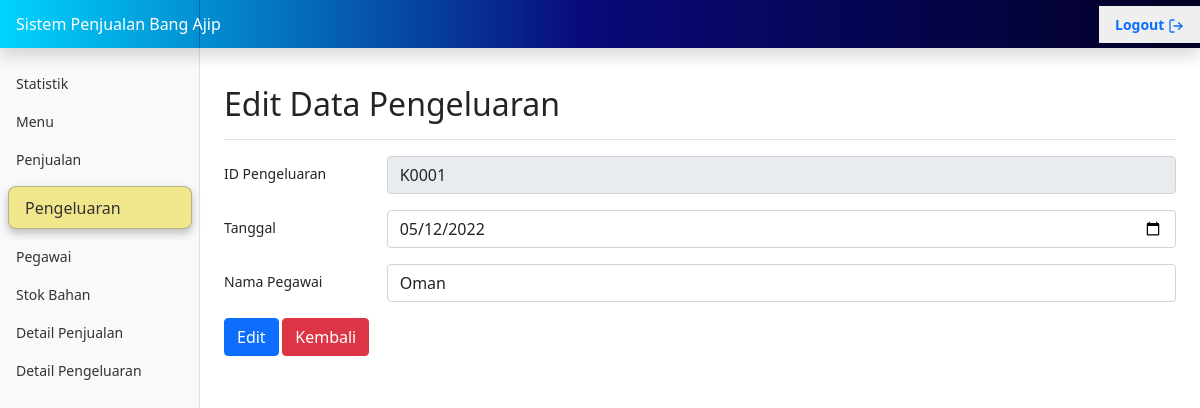
/pages/pengeluaran-form-edit.php?id_pengeluaran=K0001 (signed in), run on the app's committed database.
### tables this page shows
CREATE TABLE `pengeluaran` (
  `id_pengeluaran` varchar(5) NOT NULL,
  `tanggal` date NOT NULL,
  `total_harga` double NOT NULL,
  `id_pegawai` varchar(5) NOT NULL
);

CREATE TABLE `pegawai` (
  `id_pegawai` varchar(5) NOT NULL,
  `password` varchar(15) NOT NULL,
  `nama_pegawai` varchar(30) NOT NULL,
  `alamat` varchar(30) NOT NULL,
  `no_hp` varchar(15) NOT NULL
);

### pages/pengeluaran-form-edit.php (the view, shortened to what this page needs)
<?php include_once("../functions/functions.php"); ?>
<!doctype html>
<html lang="en">
<?php include_once("../head.php"); ?>
<body>
    <div class="container-fluid">
        <div class="row">
            <main class="col-md-9 ms-sm-auto col-lg-10 px-md-4">
                <div class="d-flex justify-content-between flex-wrap flex-md-nowrap align-items-center pt-3 pb-2 mb-3 border-bottom">
                    <h1 class="h2">Edit Data Pengeluaran</h1>
                </div>
                <?php
                if (isset($_GET["id_pengeluaran"])) {
                    $id_pengeluaran = $mysqli->escape_string($_GET["id_pengeluaran"]);
                    if ($dataD = getDataPengeluaran($id_pengeluaran)) {
                ?>
                       <form method="POST" name="form-edit-pengeluaran" action="pengeluaran-edit.php">
                            <div class="row mb-3">
                                <label for="inputIdPengeluaran" class="col-sm-2 col-form-label">ID Pengeluaran</label>
                                <div class="col-sm-10">
                                    <input type="text" name="inputIdPengeluaran" id="inputIdPengeluaran" class="form-control" value="<?php echo $dataD["id_pengeluaran"]; ?>" readonly>
                                </div>
                            </div>
                            <div class="row mb-3">
                                <label for="inputTanggal" class="col-sm-2 col-form-label">Tanggal</label>
                                <div class="col-sm-10">
                                    <input type="date" class="form-control" id="inputTanggal" name="inputTanggal" value="<?php echo $dataD["tanggal"]; ?>" required>
                                </div>
                            </div>
                            <div class="row mb-3">
                                <label for="inputIdPegawai" class="col-sm-2 col-form-label">Nama Pegawai</label>
                                <div class="col-sm-10">
                                    <select class="form-control" id="inputIdPegawai" name="inputIdPegawai">
                                        <?php
                                            $data = getListPegawai();
                                            foreach ($data as $row) {
                                                echo "<option value=\"" . $row["id_pegawai"] . "\"";
                                                if ($row["id_pegawai"] == $dataD["id_pegawai"]) {
                                                    echo " selected";
                                                }
                                                echo ">" . $row["nama_pegawai"] . "</option>";
                                            }
                                        ?>
                                    </select>
                                </div>
                            </div>
                            <button type="submit" class="btn btn-primary" name="tblEdit">Edit</button>
                            <a href="Pengeluaran.php"><button type="button" class="btn btn-danger">Kembali</button></a>
                        </form>
                    <?php
                    } else {
                        echo "<div class='alert alert-danger' role='alert'>Data menu tidak ditemukan</div>";
                    }
                    ?>
                <?php
                } else {
                    echo "<div class='alert alert-danger' role='alert'>Data tidak ditemukan</div>";
                }
                ?>
            </main>
        </div>
    </div>
</body>
</html>

### style/dashboard.css (style rules this page uses)
body { font-size: .875rem; }

### data on the page
pengeluaran: inputIdPengeluaran "K0001", inputTanggal "05/12/2022", inputIdPegawai "Oman"
